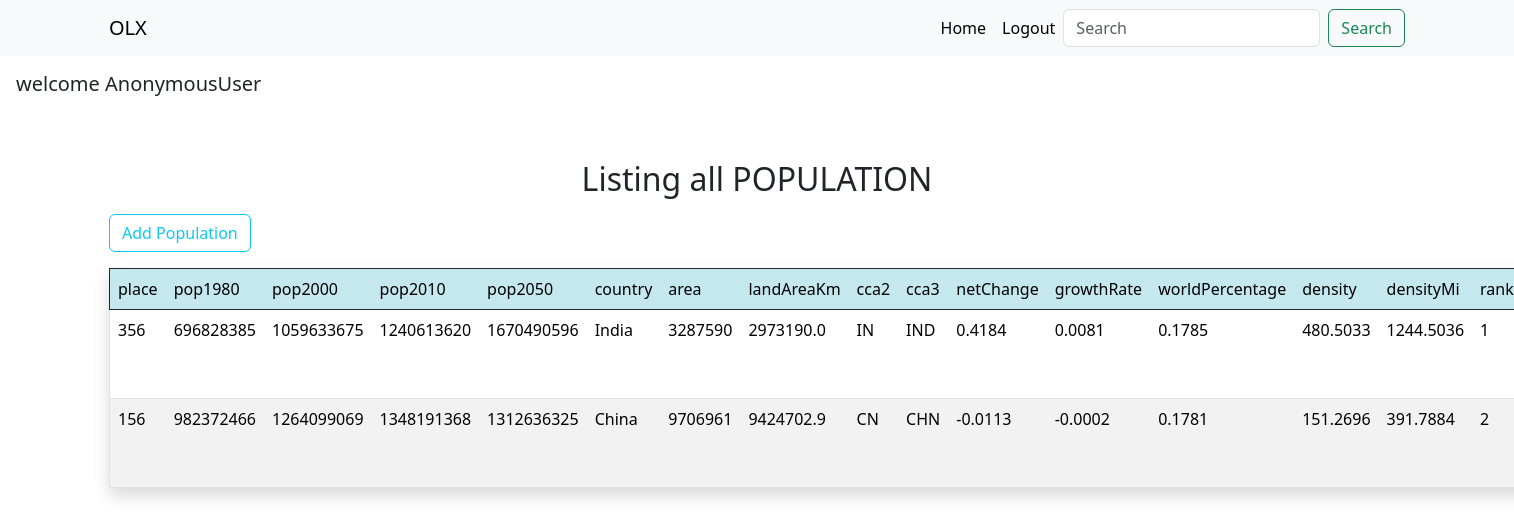
The app's page /index/ with its own data.
### population/models.py (models this page shows, shortened)
class Worldpopulation(models.Model):
    place=models.PositiveIntegerField()
    pop1980=models.PositiveIntegerField()
    pop2000=models.PositiveIntegerField()
    pop2010=models.PositiveIntegerField()
    pop2022=models.PositiveIntegerField()
    pop2023=models.PositiveIntegerField()
    pop2030=models.PositiveIntegerField()
    pop2050=models.PositiveIntegerField()
    country=models.CharField(max_length=200,unique=True)
    area=models.PositiveIntegerField()
    landAreaKm=models.FloatField()
    cca2=models.CharField(max_length=200)
    cca3=models.CharField(max_length=200)
    netChange=models.FloatField()
    growthRate=models.FloatField()
    worldPercentage=models.FloatField()
    density=models.FloatField()
    densityMi=models.FloatField()
    rank=models.PositiveIntegerField()

### population/views.py (the view)
# urls.py: path("index/",views.IndexView.as_view(),name="index"),
class IndexView(ListView):
   template_name="index.html"
   context_object_name="population"
   model=Worldpopulation
   def get_queryset(self):
        qs=Worldpopulation.objects.all()
        return qs

### population/templates/index.html (shortened to what this page needs)
    <!DOCTYPE html>
    <html lang="en">
    <head>
        <link href="https://cdn.jsdelivr.net/npm/bootstrap@5.3.2/dist/css/bootstrap.min.css" rel="stylesheet">
    </head>
    <body>
        <nav class="navbar navbar-expand-lg bg-body-tertiary ">
            <div class="container">
              <a class="navbar-brand" href="#">OLX</a>
              <div class="collapse navbar-collapse" id="navbarSupportedContent">
                <ul class="navbar-nav ms-auto mb-2 mb-lg-0">
                  <li class="nav-item">
                    <a class="nav-link active" aria-current="page" href="">Home</a>
                  </li>
                  <li class="nav-item">
                    <a class="nav-link active" href="{%url 'signin'%}">Logout</a>
                  </li>
                </ul>
                <form class="d-flex" role="search" method="get" action="{% url 'search' %}" >
                  <input class="form-control me-2" type="search" placeholder="Search"  name="search" aria-label="Search">
                  <button class="btn btn-outline-success" type="submit">Search</button>
                </form>
          </nav>
    <h5 class="p-3"> welcome {{request.user}}</h5>
    <div class="container">
        <div class="row mt-5 ">
            <h2 class="text-center mb-3">Listing all POPULATION</h2>
            <div class="col ms-auto ">
                <table class="table table-striped table-hover  border  border shadow  justify-content-end">
                    <tr class="table table-info border border-dark ">
                        <td >place</td>
                        <td>pop1980</td>
                        <td>pop2000</td>
                        <td>pop2010</td>
                        <td>pop2050</td>
                        <td>country</td>
                        <td>area</td>
                        <td>landAreaKm</td>
                        <td>cca2</td>
                        <td>cca3</td>
                        <td>netChange</td>
                        <td>growthRate</td>
                        <td>worldPercentage</td>
                        <td>density</td>
                        <td>densityMi</td>
                        <td>rank</td>
                    </tr>
                    {%for p in population%}
                    <tr>
                        <td>{{p.place}}</td>
                        <td>{{p.pop1980}}</td>
                        <td>{{p.pop2000}}</td>
                        <td>{{p.pop2010}}</td>
                        <td>{{p.pop2050}}</td>
                        <td>{{p.country}}</td>
                        <td>{{p.area}}</td>
                        <td>{{p.landAreaKm}}</td>
                        <td>{{p.cca2}}</td>
                        <td>{{p.cca3}}</td>
                        <td>{{p.netChange}}</td>
                        <td>{{p.growthRate}}</td>
                        <td>{{p.worldPercentage}}</td>
                        <td>{{p.density}}</td>
                        <td>{{p.densityMi}}</td>
                        <td>{{p.rank}}</td>
                    </tr>
                    {% endfor %}
                    <a href="{% url 'population' %}"class="btn btn-outline-info mb-3 ">Add Population</a>
                </table>
            </div>
        </div>
    </div>
    </body>
    </html>

### records on screen
Worldpopulation: place "356", pop1980 "696828385", pop2000 "1059633675", pop2010 "1240613620", pop2050 "1670490596", country "India", area "3287590", landAreaKm "2973190.0", cca2 "IN", cca3 "IND", netChange "0.4184", growthRate "0.0081", worldPercentage "0.1785", density "480.5033", densityMi "1244.5036", rank "1"
Worldpopulation: place "156", pop1980 "982372466", pop2000 "1264099069", pop2010 "1348191368", pop2050 "1312636325", country "China", area "9706961", landAreaKm "9424702.9", cca2 "CN", cca3 "CHN", netChange "-0.0113", growthRate "-0.0002", worldPercentage "0.1781", density "151.2696", densityMi "391.7884", rank "2"

### other values on screen
{{ request.user }} "AnonymousUser"
